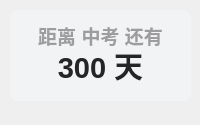
<?xml version="1.0" encoding="UTF-8"?>
<ui version="4.0">
 <class>Form</class>
 <widget class="QWidget" name="Form">
  <property name="geometry">
   <rect>
    <x>0</x>
    <y>0</y>
    <width>200</width>
    <height>125</height>
   </rect>
  </property>
  <property name="minimumSize">
   <size>
    <width>0</width>
    <height>0</height>
   </size>
  </property>
  <property name="maximumSize">
   <size>
    <width>16777215</width>
    <height>65536</height>
   </size>
  </property>
  <property name="windowTitle">
   <string>Form</string>
  </property>
  <widget class="QLabel" name="countdown_custom_title">
   <property name="geometry">
    <rect>
     <x>20</x>
     <y>20</y>
     <width>161</width>
     <height>31</height>
    </rect>
   </property>
   <property name="font">
    <font>
     <family>Microsoft YaHei UI</family>
     <pointsize>14</pointsize>
     <weight>75</weight>
     <bold>true</bold>
    </font>
   </property>
   <property name="styleSheet">
    <string notr="true">color: rgba(0, 0, 0, 90);
font-weight: bold;</string>
   </property>
   <property name="text">
    <string>距离 中考 还有</string>
   </property>
   <property name="textFormat">
    <enum>Qt::PlainText</enum>
   </property>
   <property name="alignment">
    <set>Qt::AlignCenter</set>
   </property>
  </widget>
  <widget class="QLabel" name="custom_countdown">
   <property name="geometry">
    <rect>
     <x>20</x>
     <y>30</y>
     <width>161</width>
     <height>71</height>
    </rect>
   </property>
   <property name="font">
    <font>
     <family>Microsoft YaHei UI</family>
     <pointsize>22</pointsize>
     <weight>75</weight>
     <bold>true</bold>
    </font>
   </property>
   <property name="styleSheet">
    <string notr="true">border: none;
color: rgba(37, 37, 37, 255);
font-weight: bold</string>
   </property>
   <property name="text">
    <string>300 天</string>
   </property>
   <property name="textFormat">
    <enum>Qt::PlainText</enum>
   </property>
   <property name="alignment">
    <set>Qt::AlignCenter</set>
   </property>
  </widget>
  <widget class="QLabel" name="label">
   <property name="geometry">
    <rect>
     <x>10</x>
     <y>10</y>
     <width>181</width>
     <height>91</height>
    </rect>
   </property>
   <property name="styleSheet">
    <string notr="true">background-color: rgba(242, 243, 245, 242);
border-radius: 8px</string>
   </property>
   <property name="text">
    <string/>
   </property>
  </widget>
  <zorder>label</zorder>
  <zorder>countdown_custom_title</zorder>
  <zorder>custom_countdown</zorder>
 </widget>
 <resources/>
 <connections/>
</ui>
